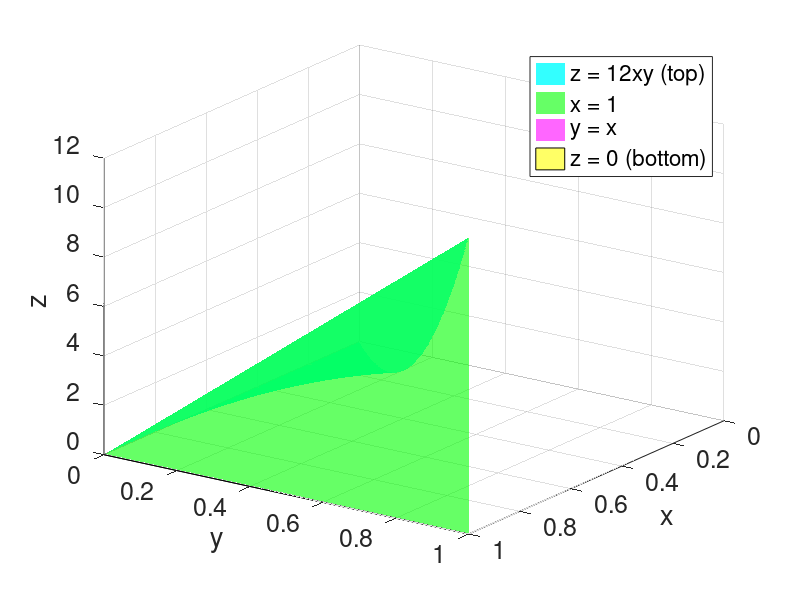

Reproduce this figure in MATLAB.
function S15_6_Ex4()
%% Region of Integration for a Triple Integral
% Plots the top surface z = 12xy over the part of the unit square with
% y <= x, i.e. the solid E in the first octant bounded by z = 12xy and the
% planes y = x, x = 1, to help write the 6 possible iterated integrals of:
%
% \begin{example}{}{}
%   Evaluate $\iiint_E z dV$ where $E$ is the solid in the first octant
%   bounded by the surface $z=12xy$ and the planes $y=x, x=1$.
%
%   Before evaluating the integral, write all 6 possible iterated integrals.
%
%   See L23\_Ex4 for a plot.
% \end{example}
%
%% Author Info
%
% Cleaned up by Claude from an original visualization written by
% Dr Matthew Harris, assistant professor at Clarkson University,
% for MA 231: Calculus 3.

close all

%% User parameters for math objects
z = @(x,y) 12*x.*y;
res = 500;   % grid points per side

%% Surface over the region 0 <= y <= x <= 1 (NaN hides everything with y > x)
[X, Y] = meshgrid(linspace(0, 1, res));
Z = z(X, Y);
Z(Y > X) = NaN;

%% Side walls x = 1 and y = x, from z = 0 up to the top surface
[s, t] = meshgrid(linspace(0, 1, 40));
Xr = ones(size(s));  Yr = s;  Zr = t .* z(1, s);
Xd = s;  Yd = s;  Zd = t .* z(s, s);

%% Plot
figure
hold on
hTop = surf(X, Y, Z, 'FaceColor', 'c', 'FaceAlpha', 0.8, 'EdgeColor', 'none', 'DisplayName', 'z = 12xy (top)');
hRight = surf(Xr, Yr, Zr, 'FaceColor', 'g', 'FaceAlpha', 0.6, 'EdgeColor', 'none', 'DisplayName', 'x = 1');
hDiag  = surf(Xd, Yd, Zd, 'FaceColor', 'm', 'FaceAlpha', 0.6, 'EdgeColor', 'none', 'DisplayName', 'y = x');
hBot   = patch([0 1 1], [0 0 1], [0 0 0], 'y', 'FaceAlpha', 0.6, 'EdgeColor', 'k', 'DisplayName', 'z = 0 (bottom)');

xlabel('x'); ylabel('y'); zlabel('z')
set(gca, 'FontSize', 18)
legend([hTop hRight hDiag hBot], 'Location', 'northeast')
view(125, 25)
grid on

end
